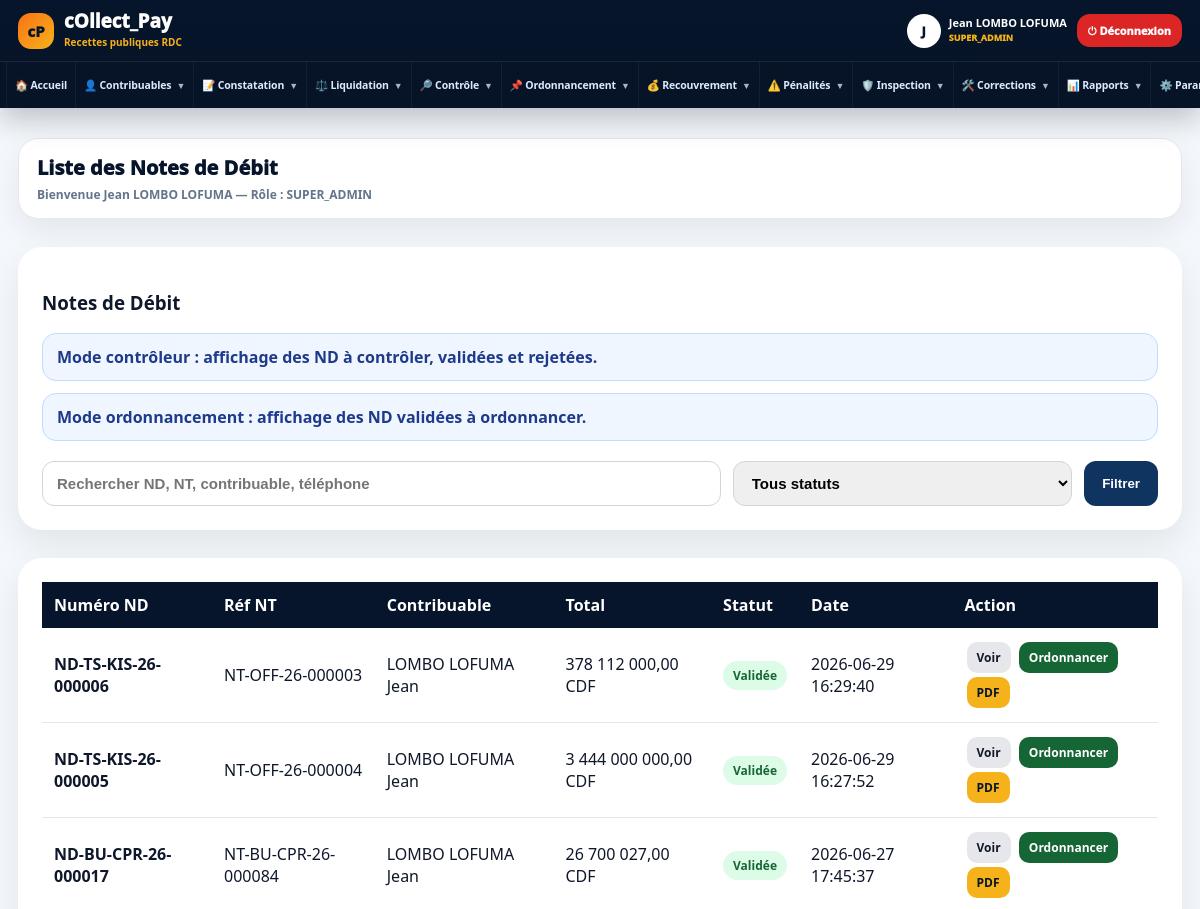
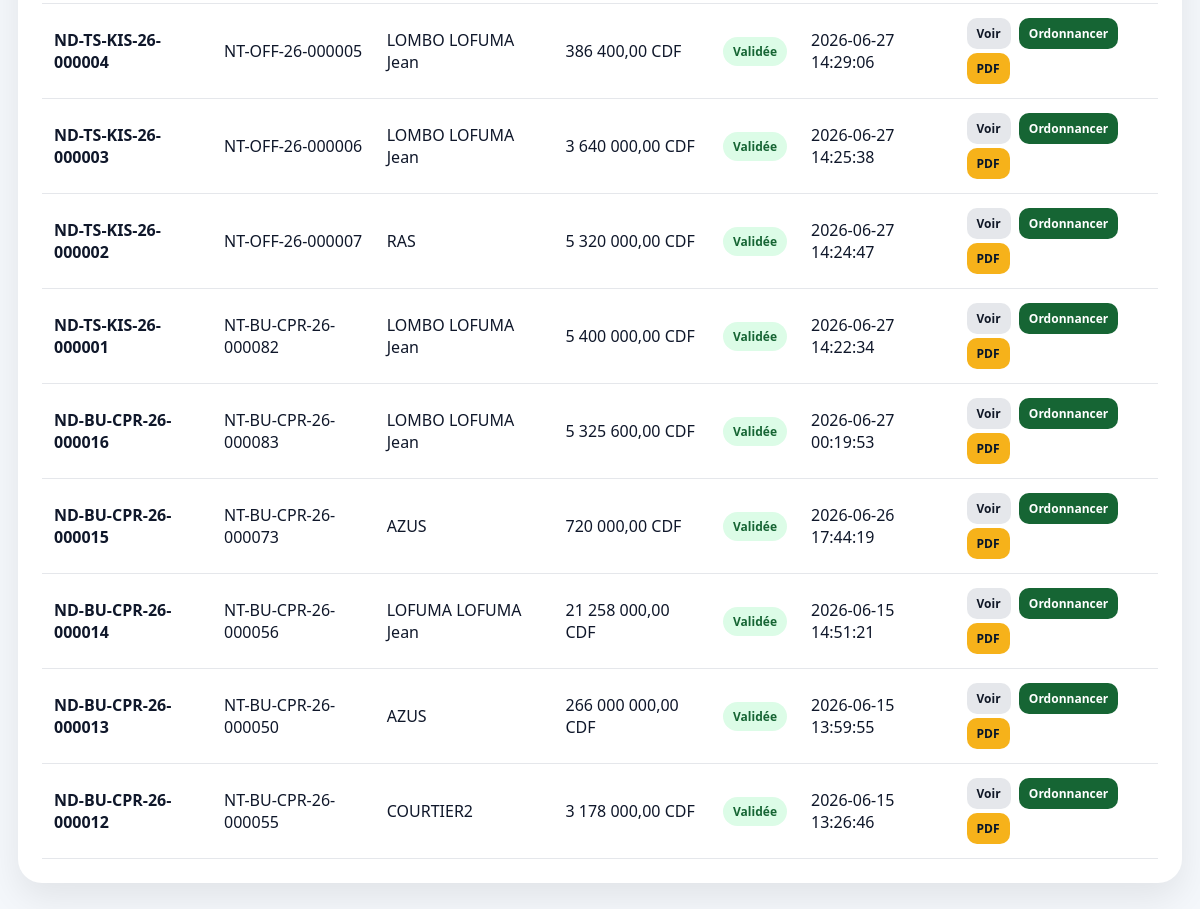
/modules/liquidation/nd_list.php (signed in), run on the app's committed database (2 pictures, top to bottom).
### tables this page shows
CREATE TABLE `notes_debit` (
  `id` int(11) NOT NULL,
  `numero_nd` varchar(80) NOT NULL,
  `note_taxation_id` int(11) DEFAULT NULL,
  `date_liquidation` date DEFAULT NULL,
  `total_exigible` decimal(18,2) DEFAULT 0.00,
  `penalite_assiette` decimal(18,2) DEFAULT 0.00,
  `observation` text DEFAULT NULL,
  `statut` enum('en_controle','validee','rejete') DEFAULT 'en_controle',
  `ordonnancement_effectue` tinyint(1) DEFAULT 0,
  `user_liquidateur_id` int(11) DEFAULT NULL,
  `created_at` timestamp NOT NULL DEFAULT current_timestamp(),
  `decision` enum('conforme','rejetee','corriger') DEFAULT 'conforme',
  `date_validation` datetime DEFAULT NULL,
  `user_validateur_id` int(11) DEFAULT NULL,
  `montant_acte` decimal(18,2) DEFAULT 0.00,
  `montant_frais_admin` decimal(18,2) DEFAULT 0.00,
  `montant_frais_tech` decimal(18,2) DEFAULT 0.00,
  `montant_total` decimal(18,2) DEFAULT 0.00,
  `penalite_recouvrement` decimal(18,2) DEFAULT 0.00
);

CREATE TABLE `notes_taxation` (
  `id` int(11) NOT NULL,
  `numero_nt` varchar(80) NOT NULL,
  `contribuable_id` int(11) NOT NULL,
  `centre_id` int(11) NOT NULL,
  `service_id` int(11) NOT NULL,
  `exercice` int(11) NOT NULL,
  `statut` enum('brouillon','en_attente_liquidation','liquidee','rejetee','annulee') DEFAULT 'brouillon',
  `total_estime` decimal(18,2) DEFAULT 0.00,
  `devise` varchar(10) DEFAULT 'CDF',
  `taux_change` decimal(18,4) DEFAULT 1.0000,
  `user_taxateur_id` int(11) DEFAULT NULL,
  `created_at` timestamp NOT NULL DEFAULT current_timestamp(),
  `montant_acte_total` decimal(18,2) DEFAULT 0.00,
  `montant_frais_admin_total` decimal(18,2) DEFAULT 0.00,
  `montant_frais_tech_total` decimal(18,2) DEFAULT 0.00,
  `penalite_assiette` decimal(18,2) DEFAULT 0.00,
  `penalite_recouvrement` decimal(18,2) DEFAULT 0.00,
  `source_creation` enum('WEB','PWA_OFFLINE','MOBILE','API') DEFAULT 'WEB'
);

CREATE TABLE `contribuables` (
  `id` int(11) NOT NULL,
  `type_personne` enum('physique','morale','etablissement','ong','autres') NOT NULL,
  `raison_sociale` varchar(255) DEFAULT NULL,
  `nom` varchar(150) DEFAULT NULL,
  `postnom` varchar(150) DEFAULT NULL,
  `prenom` varchar(150) DEFAULT NULL,
  `nif` varchar(100) DEFAULT NULL,
  `rccm` varchar(100) DEFAULT NULL,
  `telephone` varchar(50) DEFAULT NULL,
  `email` varchar(150) DEFAULT NULL,
  `adresse` text DEFAULT NULL,
  `ville` varchar(150) DEFAULT NULL,
  `territoire` varchar(150) DEFAULT NULL,
  `province` varchar(150) DEFAULT NULL,
  `actif` tinyint(1) DEFAULT 1,
  `created_at` timestamp NOT NULL DEFAULT current_timestamp(),
  `code_contribuable` varchar(50) DEFAULT NULL,
  `id_national` varchar(100) DEFAULT NULL,
  `telephone_secondaire` varchar(50) DEFAULT NULL,
  `commune` varchar(150) DEFAULT NULL,
  `quartier` varchar(150) DEFAULT NULL,
  `avenue` varchar(150) DEFAULT NULL,
  `numero_parcelle` varchar(50) DEFAULT NULL,
  `latitude` decimal(12,8) DEFAULT NULL,
  `longitude` decimal(12,8) DEFAULT NULL,
  `photo` varchar(255) DEFAULT NULL,
  `statut` enum('actif','suspendu','radie','decede','contentieux') DEFAULT 'actif'
);

### auth/check_auth.php (called while the page is built, shortened)
<?php
if (!function_exists('cpCurrentRole')) {
    function cpCurrentRole(): string
    {
        return strtoupper(trim((string)(
            $_SESSION['role']
            ?? $_SESSION['nom_role']
            ?? $_SESSION['role_code']
            ?? ''
        )));
    }
}
require_once __DIR__ . "/permissions.php";

### auth/permissions.php (called while the page is built, shortened)
<?php
if (!function_exists('hasPermission')) {
    function hasPermission(string $module, string $action = 'view'): bool
    {
        $role = cpCurrentRole();
        if ($role === 'SUPER_ADMIN') {
            return true;
        }
        $roleId = cpCurrentRoleId();
        $permissions = getRolePermissions($roleId);
        return isset($permissions[$module][$action])
            && (int)$permissions[$module][$action] === 1;
    }
}
if (!function_exists('canDo')) {
    function canDo(string $module, string $action = 'view'): bool
    {
        return hasPermission($module, $action);
    }
}

### modules/liquidation/nd_list.php (the view, shortened to what this page needs)
<?php
require_once "../../auth/check_auth.php";
$isControleur   = function_exists('canDo') && canDo('controle', 'view');
$isOrdonnateur  = function_exists('canDo') && canDo('ordonnancement', 'view');
$search = trim($_GET['search'] ?? '');
$sql = "
    SELECT
        nd.*,
        nt.numero_nt,
        nt.centre_id AS nt_centre_id,
        c.raison_sociale,
        c.nom,
        c.postnom,
        c.prenom,
        c.telephone
    FROM notes_debit nd
    JOIN notes_taxation nt ON nd.note_taxation_id = nt.id
    JOIN contribuables c ON nt.contribuable_id = c.id
    WHERE 1=1
";
$params = [];
$sql .= "
    ORDER BY
        CASE
            WHEN nd.statut = 'validee' THEN 1
            WHEN nd.statut = 'en_controle' THEN 2
            WHEN nd.statut = 'brouillon' THEN 3
            WHEN nd.statut = 'rejete' THEN 4
            ELSE 5
        END,
        nd.created_at DESC
";
$stmt = $pdo->prepare($sql);
$stmt->execute($params);
$notes = $stmt->fetchAll(PDO::FETCH_ASSOC);
function nomContribuableNDList($c) {
    if (!empty($c['raison_sociale'])) {
        return $c['raison_sociale'];
    }
    return trim(($c['nom'] ?? '') . ' ' . ($c['postnom'] ?? '') . ' ' . ($c['prenom'] ?? ''));
}
function badgeStatutND($statut) {
    $statut = strtolower((string)$statut);
    $map = [
        'brouillon' => ['Brouillon', '#f3f4f6', '#374151'],
        'en_controle' => ['En contrôle', '#dbeafe', '#1e40af'],
        'validee' => ['Validée', '#dcfce7', '#166534'],
        'rejete' => ['Rejetée', '#fee2e2', '#991b1b'],
    ];
    $item = $map[$statut] ?? [strtoupper($statut), '#f3f4f6', '#374151'];
    return '<span style="display:inline-block;padding:6px 10px;border-radius:999px;background:' . $item[1] . ';color:' . $item[2] . ';font-weight:900;font-size:12px;">' . htmlspecialchars($item[0]) . '</span>';
}
?>
<!DOCTYPE html>
<html lang="fr">
<head>
    <link rel="stylesheet" href="/collect_pay/assets/css/admin.css">
</head>
<body>
<div class="admin-layout">
    <?php require_once "../../includes/sidebar.php"; ?>
    <main class="main-content">
        <?php require_once "../../includes/topbar.php"; ?>
        <div class="panel">
            <h3>Notes de Débit</h3>
            <?php if ($isControleur): ?>
                <div class="info-mini">
                    Mode contrôleur : affichage des ND à contrôler, validées et rejetées.
                </div>
            <?php endif; ?>
            <?php if ($isOrdonnateur): ?>
                <div class="info-mini">
                    Mode ordonnancement : affichage des ND validées à ordonnancer.
                </div>
            <?php endif; ?>
            <form method="GET" class="filter-form">
                <input type="text" name="search" placeholder="Rechercher ND, NT, contribuable, téléphone"
                       value="<?= htmlspecialchars($search) ?>">
                <select name="statut">
                    <option value="">Tous statuts</option>
                </select>
                <button type="submit">Filtrer</button>
            </form>
        </div>
        <div class="panel">
            <table class="table-premium">
                <tr>
                    <th>Numéro ND</th>
                    <th>Réf NT</th>
                    <th>Contribuable</th>
                    <th>Total</th>
                    <th>Statut</th>
                    <th>Date</th>
                    <th>Action</th>
                </tr>
                <?php foreach($notes as $n): ?>
                    <tr>
                        <td><strong><?= htmlspecialchars($n['numero_nd']) ?></strong></td>
                        <td><?= htmlspecialchars($n['numero_nt']) ?></td>
                        <td><?= htmlspecialchars(nomContribuableNDList($n)) ?></td>
                        <td>
                            <?= number_format((float)($n['montant_total'] ?: ($n['total_exigible'] ?? 0)), 2, ',', ' ') ?> CDF
                        </td>
                        <td><?= badgeStatutND($n['statut']) ?></td>
                        <td><?= htmlspecialchars($n['created_at']) ?></td>
                        <td>
                            <a class="btn-action btn-view" href="nd_view.php?numero=<?= urlencode($n['numero_nd']) ?>">Voir</a>
                            <?php if ($isOrdonnateur && $n['statut'] === 'validee'): ?>
                                <a class="btn-action btn-ordo" href="../ordonnancement/np_create.php?numero_nd=<?= urlencode($n['numero_nd']) ?>">Ordonnancer</a>
                            <?php endif; ?>
                            <?php if (function_exists('canDo') && canDo('liquidation','print_nd')): ?>
                                <a class="btn-action btn-print" href="nd_pdf.php?numero=<?= urlencode($n['numero_nd']) ?>" target="_blank">PDF</a>
                            <?php endif; ?>
                        </td>
                    </tr>
                <?php endforeach; ?>
            </table>
        </div>
    </main>
</div>
</body>
</html>

### assets/css/admin.css (style rules this page uses)
* { box-sizing: border-box; }
body { margin: 0; font-family: 'Segoe UI', sans-serif; background: #f4f7fb; color: #1f2937; }
.admin-layout { min-height: 100vh; }
.main-content { margin-left: 280px; width: calc(100% - 280px); padding: 28px; transition: all .35s ease; }
.panel { background: white; border-radius: 24px; padding: 24px; margin-top: 28px; box-shadow: 0 15px 35px rgba(0,0,0,.08); }
.table-premium { width: 100%; border-collapse: collapse; }
.table-premium th { background: #06152b; color: white; padding: 12px; text-align: left; }
.table-premium td { padding: 12px; border-bottom: 1px solid #e5e7eb; }
form { display: grid; gap: 14px; }
form input, form select, form textarea { padding: 13px 15px; border: 1px solid #d1d5db; border-radius: 14px; font-size: 15px; width: 100%; }
form button, .btn { background: #0f3460; color: white; border: none; padding: 13px 18px; border-radius: 14px; font-weight: 900; cursor: pointer; text-decoration: none; display: inline-block; }

### modules/liquidation/nd_list.php (style rules this page uses)
.filter-form { margin-top:20px; display:grid; grid-template-columns:2fr 1fr auto; gap:12px; }
.filter-form input, .filter-form select { width:100%; padding:12px 14px; border:1px solid #d1d5db; border-radius:12px; font-weight:800; }
.filter-form button { background:#0f3460; color:white; border:none; border-radius:12px; padding:12px 18px; font-weight:900; cursor:pointer; }
.btn-action { display:inline-block; padding:7px 10px; border-radius:10px; text-decoration:none; font-weight:900; font-size:12px; margin:2px; }
.btn-view { background:#e5e7eb; color:#111827; }
.btn-ordo { background:#166534; color:white; }
.btn-print { background:#f6b21a; color:#06152b; }
.info-mini { background:#eff6ff; color:#1e3a8a; border:1px solid #bfdbfe; padding:12px 14px; border-radius:14px; font-weight:800; margin-top:12px; }

### includes/sidebar.php (style rules this page uses)
:root { --cp-navy:#06152b;--cp-blue:#0f3460;--cp-gold:#f6b21a;--cp-bg:#f4f7fb;--cp-border:#e5e7eb;--cp-text:#0f172a;--cp-muted:#64748b }
html,body { margin:0!important;padding:0!important;background:var(--cp-bg)!important;font-family:'Segoe UI',Arial,sans-serif!important;color:var(--cp-text)!important;overflow-x:hidden!important }
.admin-layout { min-height:100vh!important;display:block!important }
.main-content,.cp-main,main { margin-left:0!important;width:100%!important;max-width:100%!important;min-height:100vh!important;padding:0 18px 26px!important }

### data on the page
notes_debit: numero_nd "ND-TS-KIS-26-000006", note_taxation.numero_nt "NT-OFF-26-000003", contribuables.raison_sociale "LOMBO LOFUMA Jean", montant_total "378 112 000,00", statut "Validée", created_at "2026-06-29 16:29:40"
notes_debit: numero_nd "ND-TS-KIS-26-000005", note_taxation.numero_nt "NT-OFF-26-000004", contribuables.raison_sociale "LOMBO LOFUMA Jean", montant_total "3 444 000 000,00", statut "Validée", created_at "2026-06-29 16:27:52"
notes_debit: numero_nd "ND-BU-CPR-26-000017", note_taxation.numero_nt "NT-BU-CPR-26-000084", contribuables.raison_sociale "LOMBO LOFUMA Jean", montant_total "26 700 027,00", statut "Validée", created_at "2026-06-27 17:45:37"
notes_debit: numero_nd "ND-TS-KIS-26-000004", note_taxation.numero_nt "NT-OFF-26-000005", contribuables.raison_sociale "LOMBO LOFUMA Jean", montant_total "386 400,00", statut "Validée", created_at "2026-06-27 14:29:06"
notes_debit: numero_nd "ND-TS-KIS-26-000003", note_taxation.numero_nt "NT-OFF-26-000006", contribuables.raison_sociale "LOMBO LOFUMA Jean", montant_total "3 640 000,00", statut "Validée", created_at "2026-06-27 14:25:38"
notes_debit: numero_nd "ND-TS-KIS-26-000002", note_taxation.numero_nt "NT-OFF-26-000007", contribuables.raison_sociale "RAS", montant_total "5 320 000,00", statut "Validée", created_at "2026-06-27 14:24:47"
notes_debit: numero_nd "ND-TS-KIS-26-000001", note_taxation.numero_nt "NT-BU-CPR-26-000082", contribuables.raison_sociale "LOMBO LOFUMA Jean", montant_total "5 400 000,00", statut "Validée", created_at "2026-06-27 14:22:34"
notes_debit: numero_nd "ND-BU-CPR-26-000016", note_taxation.numero_nt "NT-BU-CPR-26-000083", contribuables.raison_sociale "LOMBO LOFUMA Jean", montant_total "5 325 600,00", statut "Validée", created_at "2026-06-27 00:19:53"
notes_debit: numero_nd "ND-BU-CPR-26-000015", note_taxation.numero_nt "NT-BU-CPR-26-000073", contribuables.raison_sociale "AZUS", montant_total "720 000,00", statut "Validée", created_at "2026-06-26 17:44:19"
notes_debit: numero_nd "ND-BU-CPR-26-000014", note_taxation.numero_nt "NT-BU-CPR-26-000056", contribuables.nom+postnom+prenom "LOFUMA LOFUMA Jean", montant_total "21 258 000,00", statut "Validée", created_at "2026-06-15 14:51:21"
notes_debit: numero_nd "ND-BU-CPR-26-000013", note_taxation.numero_nt "NT-BU-CPR-26-000050", contribuables.raison_sociale "AZUS", montant_total "266 000 000,00", statut "Validée", created_at "2026-06-15 13:59:55"
notes_debit: numero_nd "ND-BU-CPR-26-000012", note_taxation.numero_nt "NT-BU-CPR-26-000055", contribuables.raison_sociale "COURTIER2", montant_total "3 178 000,00", statut "Validée", created_at "2026-06-15 13:26:46"

### other printed values
substr($nom,0,1) "J"
$nom "Jean LOMBO LOFUMA"
$role "SUPER_ADMIN"
$page_title "Liste des Notes de Débit"
